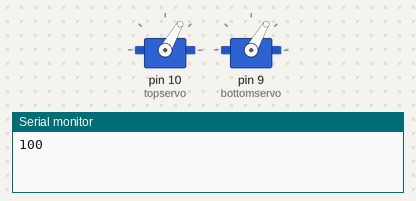
Bench run of a sketch on a simulated Arduino Uno, built with avr-gcc and run on an emulated ATmega328P. Parts: 2 × servo, the last lines printed to the serial monitor.

Above: at 5.05 s.
At 9.0 s:
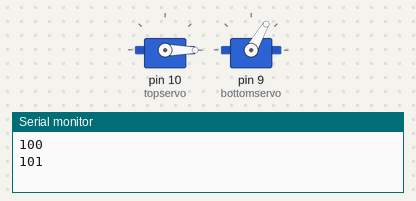
At 11.0 s:
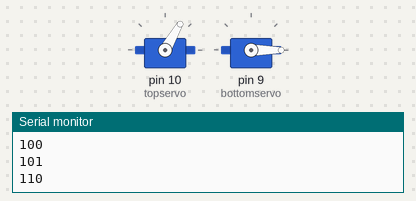
At 13.0 s:
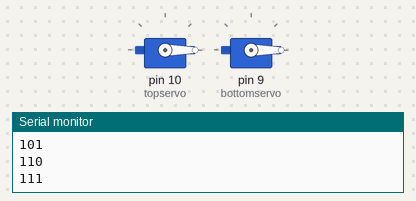
Timing chart, 0 to 15.4 s (numbered marks = the images above):
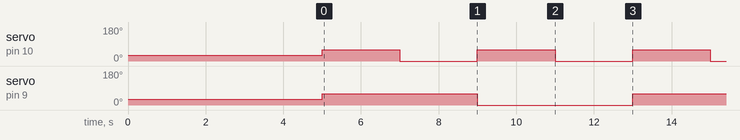

Measured:
- by itself, servo on pin 10 (topservo): alternates 60° for 2.0 s and 0° for 2.0 s
- by itself, servo on pin 9 (bottomservo): alternates 60° for 4.0 s and 0° for 4.0 s

The sketch:

binaryDanceBranch2.ino
```cpp
#include <Servo.h>

Servo topservo;
Servo bottomservo;
int count= 4;
char mystr[4];
int bottomAng;
int topAng;

void setup() {
 topservo.attach(10);
 bottomservo.attach(9);


 topservo.write(30);
 bottomservo.write(30);

 delay(5000);

  Serial.begin(9600);
}

void loop() {
  // convert

  itoa(count,mystr,2);
  Serial.println(mystr);


  if (mystr[1] == '0'){

  bottomAng =60;

  }else{
    bottomAng = 0;
   }

  if (mystr[2] == '0'){
  topAng =60;

  }else{
    topAng =0;
  }

  // move at one time
  bottomservo.write(bottomAng);
  topservo.write(topAng);
  delay(2000);


  //delay(2000);

  // increment count and check
  count++;
  if(count >7){
    count =4;
  }

}
```
